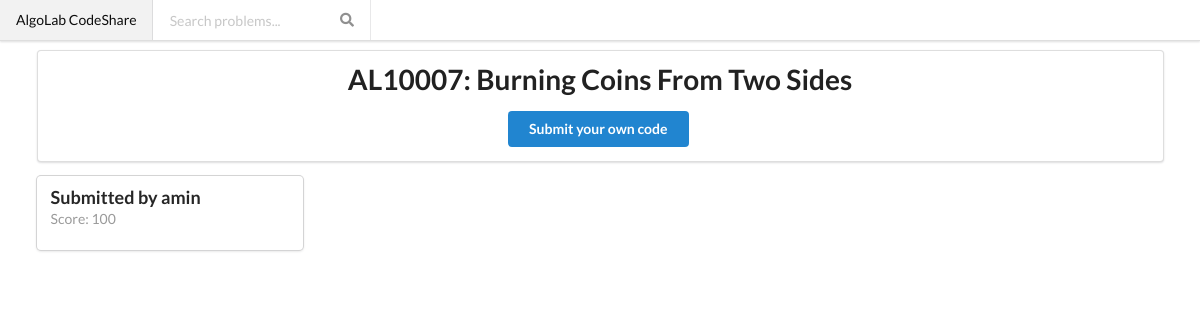
Page /problem/9 on the committed database.
### codeshare/models.py (models this page shows, shortened)
class Problem(models.Model):
    title = models.CharField(max_length=100)
    name = models.CharField(max_length=30)
    def __str__(self):
        return f'{self.title}: {self.name}'

class Code(models.Model):
    code = models.TextField()
    description = models.TextField()
    problem = models.ForeignKey(Problem, null=True, on_delete=models.SET_NULL)
    handle = models.CharField(max_length=30)
    score = models.IntegerField()
    submit_time = models.DateTimeField(auto_now=True)

### codeshare/views.py (the view)
# urls.py: path('problem/<problem_id>', show_problem, name='show_problem'),
def show_problem(request, problem_id):
    problem = get_object_or_404(Problem, pk=problem_id)
    codes = Code.objects.filter(problem=problem).order_by('-submit_time')
    return render(request, 'problem.html', {'problem': problem, 'codes': codes})

### codeshare/context_processors.py (called while the page is built)
def search_context(request):
    return {'problems': Problem.objects.all()}

### templates/problem.html (shortened to what this page needs)
{% extends "base.html" %}
{% block body %}
    <div class="ui container center aligned segment">
        <div class="ui text container center">
            <h1 class="ui header">{{ problem }}</h1>
            <a class="ui primary button" href="/submit/{{ problem.id }}">
                Submit your own code
            </a>
        </div>
    </div>
    <div class="ui container">
        <div class="ui four cards">
            {% for code in codes %}
                <a class="ui card" href="/code/{{ code.id }}">
                    <div class="content">
                        <div class="header">Submitted by {{ code.handle }}</div>
                        <div class="meta">
                            Score: {{ code.score }}
                        </div>
                    </div>
                </a>
            {% empty %}
                <h1 class="ui header">Sorry, no one has submitted any code for this problem. You can be the first one
                    :)</h1>
            {% endfor %}
        </div>
    </div>
{% endblock %}

### rows in the picture
Problem: title+name "AL10007: Burning Coins From Two Sides"
Code: handle "amin", score "100"
